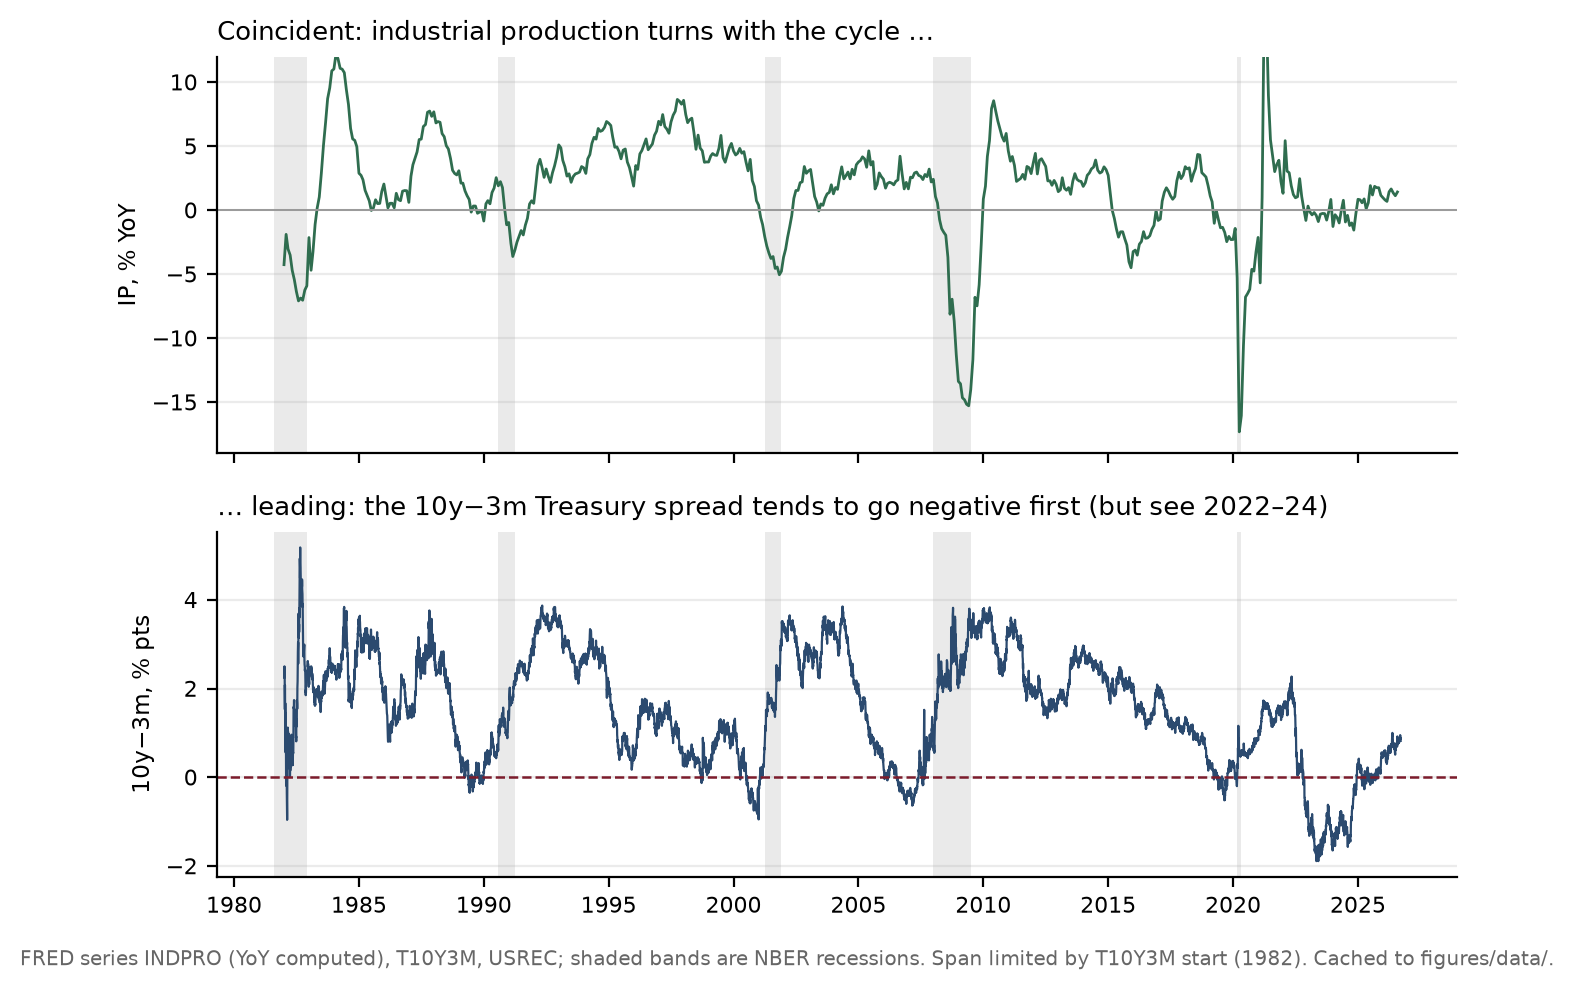

Python code for this plot:
"""
Figure 2 - The business cycle as data: a coincident gauge and a leading gauge.

Free data (FRED public CSV, cached to data/):
  INDPRO  - industrial production index, monthly -> plotted as YoY % change
            (a classic *coincident* indicator: it turns with the cycle)
  T10Y3M  - 10-year minus 3-month Treasury spread, daily (a classic *leading*
            indicator: it has tended to turn negative before recessions)
  USREC   - NBER recession indicator, monthly (the shaded bands)

Nothing is fitted: the figure shows the two series with recessions shaded, so
the reader can check the lead/lag claim - including where it is messy - by eye.
The script prints, for each recession start in the span, whether T10Y3M was
negative at any point in the prior 18 months, and the IP YoY value at the
recession start (was the coincident gauge already weak?).

Reproducible:
    python fig_e1_cycle.py     # numpy, matplotlib; stdlib urllib/csv
"""
import os, csv, socket, urllib.request, datetime as dt
import numpy as np
import matplotlib
matplotlib.use("Agg")
import matplotlib.pyplot as plt

HERE = os.path.dirname(os.path.abspath(__file__))
DATA = os.path.join(HERE, "data")
os.makedirs(DATA, exist_ok=True)

INK, GREEN, CLARET, BLUE, GREY = "#17120e", "#2f6d4f", "#7c1c2c", "#2b4a6f", "#666"


def fred(series):
    path = os.path.join(DATA, series + ".csv")
    if not os.path.exists(path):
        socket.setdefaulttimeout(60)
        url = "https://fred.stlouisfed.org/graph/fredgraph.csv?id=" + series
        req = urllib.request.Request(url, headers={"User-Agent": "Mozilla/5.0"})
        with open(path, "wb") as f:
            f.write(urllib.request.urlopen(req).read())
    dates, vals = [], []
    with open(path) as f:
        r = csv.reader(f)
        next(r)
        for row in r:
            if len(row) < 2 or row[1] in (".", ""):
                continue
            dates.append(dt.datetime.strptime(row[0], "%Y-%m-%d"))
            vals.append(float(row[1]))
    return dates, np.array(vals)


def rec_spans(rd, rv):
    spans, start = [], None
    for d, v in zip(rd, rv):
        if v == 1 and start is None:
            start = d
        elif v == 0 and start is not None:
            spans.append((start, d)); start = None
    if start is not None:
        spans.append((start, rd[-1]))
    return spans


ip_d, ip = fred("INDPRO")
sl_d, sl = fred("T10Y3M")                 # daily, starts 1982-01
rec_d, rec = fred("USREC")

ip_yoy = 100.0 * (ip[12:] / ip[:-12] - 1.0)
ip_yoy_d = ip_d[12:]

START = dt.datetime(1982, 1, 1)           # limited by T10Y3M's start
spans = [s for s in rec_spans(rec_d, rec) if s[1] >= START]

fig, (ax1, ax2) = plt.subplots(2, 1, figsize=(7.0, 4.8), sharex=True,
                               gridspec_kw={"height_ratios": [1.15, 1.0]})
mi = [i for i, d in enumerate(ip_yoy_d) if d >= START]
ms = [i for i, d in enumerate(sl_d) if d >= START]

for ax in (ax1, ax2):
    for s0, s1 in spans:
        ax.axvspan(s0, s1, color="#d9d9d9", alpha=0.55, lw=0)
    for s in ("top", "right"):
        ax.spines[s].set_visible(False)
    ax.grid(True, axis="y", alpha=0.25)
    ax.tick_params(labelsize=7.8)

ax1.plot([ip_yoy_d[i] for i in mi], ip_yoy[mi], "-", color=GREEN, lw=1.0)
ax1.axhline(0, color="#999", lw=0.7)
ax1.set_ylabel("IP, % YoY", fontsize=8.4)
ax1.set_title("Coincident: industrial production turns with the cycle …",
              fontsize=9.2, loc="left")
ax1.set_ylim(-19, 12)

ax2.plot([sl_d[i] for i in ms], sl[ms], "-", color=BLUE, lw=0.8)
ax2.axhline(0, color=CLARET, lw=0.9, ls="--")
ax2.set_ylabel("10y−3m, % pts", fontsize=8.4)
ax2.set_title("… leading: the 10y−3m Treasury spread tends to go negative first "
              "(but see 2022–24)", fontsize=9.2, loc="left")

fig.text(0.5, -0.018,
         "FRED series INDPRO (YoY computed), T10Y3M, USREC; shaded bands are NBER "
         "recessions. Span limited by T10Y3M start (1982). Cached to figures/data/.",
         ha="center", fontsize=7.2, color=GREY)
plt.tight_layout()

OUT = os.path.join(HERE, "fig_e1_cycle.png")
fig.savefig(OUT, dpi=200, bbox_inches="tight")
print("wrote", OUT)

# --- printed checks quoted in the paper ------------------------------------
sl_dates = np.array([dt.datetime.toordinal(d) for d in sl_d])
for s0, _ in spans:
    o = dt.datetime.toordinal(s0)
    win = (sl_dates >= o - 548) & (sl_dates < o)          # prior 18 months
    neg = sl[win] < 0
    first_neg = None
    if neg.any():
        first_neg = sl_d[int(np.where(win)[0][int(np.argmax(neg))])]
    j = min(range(len(ip_yoy_d)), key=lambda k: abs((ip_yoy_d[k] - s0).days))
    print(f"recession start {s0:%Y-%m}: T10Y3M negative in prior 18m: "
          f"{bool(neg.any())}"
          + (f" (first {first_neg:%Y-%m})" if first_neg else "")
          + f" | IP YoY at start: {ip_yoy[j]:+.1f}%")
# the honest 2022+ case: most recent inversion without a recession (so far)
last_neg = [d for d, v in zip(sl_d, sl) if v < 0]
print(f"T10Y3M last negative day: {last_neg[-1]:%Y-%m-%d}; "
      f"data end {sl_d[-1]:%Y-%m-%d}; latest value {sl[-1]:+.2f}")
print(f"IP YoY latest {ip_yoy[-1]:+.1f}% ({ip_yoy_d[-1]:%Y-%m}); "
      f"recessions in span: {len(spans)}")
